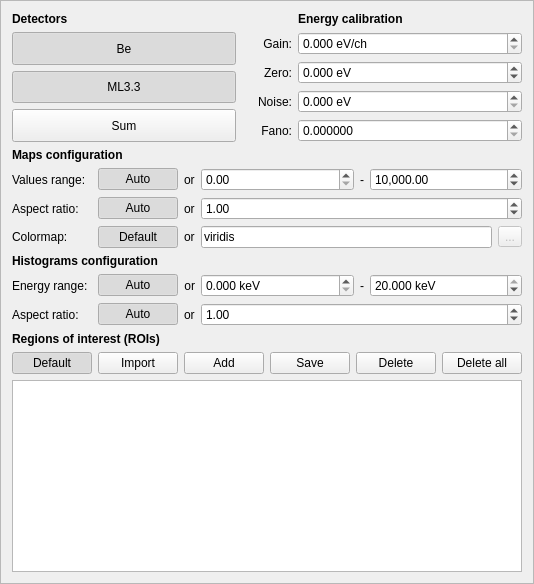
    <widget class="QFrame" name="frame">
     <property name="sizePolicy">
      <sizepolicy hsizetype="MinimumExpanding" vsizetype="Preferred">
       <horstretch>0</horstretch>
       <verstretch>0</verstretch>
      </sizepolicy>
     </property>
     <property name="frameShape">
      <enum>QFrame::Shape::StyledPanel</enum>
     </property>
     <property name="frameShadow">
      <enum>QFrame::Shadow::Raised</enum>
     </property>
     <layout class="QVBoxLayout" name="verticalLayout">
      <item>
       <layout class="QGridLayout" name="gridLayout">
        <item row="1" column="0">
         <layout class="QGridLayout" name="gridLayout_3">
          <item row="2" column="2">
           <widget class="QDoubleSpinBox" name="doubleSpinBox_CalibrationGain">
            <property name="sizePolicy">
             <sizepolicy hsizetype="Preferred" vsizetype="Fixed">
              <horstretch>0</horstretch>
              <verstretch>0</verstretch>
             </sizepolicy>
            </property>
            <property name="suffix">
             <string> eV/ch</string>
            </property>
            <property name="decimals">
             <number>3</number>
            </property>
            <property name="maximum">
             <double>100.000000000000000</double>
            </property>
            <property name="singleStep">
             <double>0.001000000000000</double>
            </property>
            <property name="stepType">
             <enum>QAbstractSpinBox::StepType::AdaptiveDecimalStepType</enum>
            </property>
           </widget>
          </item>
          <item row="4" column="2">
           <widget class="QDoubleSpinBox" name="doubleSpinBox_CalibrationNoise">
            <property name="sizePolicy">
             <sizepolicy hsizetype="Preferred" vsizetype="Fixed">
              <horstretch>0</horstretch>
              <verstretch>0</verstretch>
             </sizepolicy>
            </property>
            <property name="suffix">
             <string> eV</string>
            </property>
            <property name="decimals">
             <number>3</number>
            </property>
            <property name="maximum">
             <double>1000.000000000000000</double>
            </property>
            <property name="singleStep">
             <double>0.001000000000000</double>
            </property>
            <property name="stepType">
             <enum>QAbstractSpinBox::StepType::AdaptiveDecimalStepType</enum>
            </property>
           </widget>
          </item>
          <item row="3" column="1">
           <widget class="QLabel" name="label_5">
            <property name="sizePolicy">
             <sizepolicy hsizetype="Preferred" vsizetype="Preferred">
              <horstretch>0</horstretch>
              <verstretch>0</verstretch>
             </sizepolicy>
            </property>
            <property name="maximumSize">
             <size>
              <width>50</width>
              <height>16777215</height>
             </size>
            </property>
            <property name="text">
             <string>Zero:</string>
            </property>
            <property name="alignment">
             <set>Qt::AlignmentFlag::AlignRight|Qt::AlignmentFlag::AlignTrailing|Qt::AlignmentFlag::AlignVCenter</set>
            </property>
           </widget>
          </item>
          <item row="2" column="0" rowspan="4">
           <layout class="QVBoxLayout" name="verticalLayout_2">
            <item>
             <widget class="QPushButton" name="pushButton_DetectorsBe">
              <property name="sizePolicy">
               <sizepolicy hsizetype="Preferred" vsizetype="Preferred">
                <horstretch>0</horstretch>
                <verstretch>0</verstretch>
               </sizepolicy>
              </property>
              <property name="text">
               <string>Be</string>
              </property>
              <property name="checkable">
               <bool>true</bool>
              </property>
              <property name="checked">
               <bool>true</bool>
              </property>
             </widget>
            </item>
            <item>
             <widget class="QPushButton" name="pushButton_DetectorsML">
              <property name="sizePolicy">
               <sizepolicy hsizetype="Preferred" vsizetype="Preferred">
                <horstretch>0</horstretch>
                <verstretch>0</verstretch>
               </sizepolicy>
              </property>
              <property name="text">
               <string>ML3.3</string>
              </property>
              <property name="checkable">
               <bool>true</bool>
              </property>
              <property name="checked">
               <bool>true</bool>
              </property>
             </widget>
            </item>
            <item>
             <widget class="QPushButton" name="pushButton_DetectorsSum">
              <property name="sizePolicy">
               <sizepolicy hsizetype="Preferred" vsizetype="Preferred">
                <horstretch>0</horstretch>
                <verstretch>0</verstretch>
               </sizepolicy>
              </property>
              <property name="text">
               <string>Sum</string>
              </property>
              <property name="checkable">
               <bool>true</bool>
              </property>
              <property name="checked">
               <bool>false</bool>
              </property>
             </widget>
            </item>
           </layout>
          </item>
          <item row="1" column="2">
           <widget class="QLabel" name="label_2">
            <property name="sizePolicy">
             <sizepolicy hsizetype="Preferred" vsizetype="Fixed">
              <horstretch>0</horstretch>
              <verstretch>0</verstretch>
             </sizepolicy>
            </property>
            <property name="font">
             <font>
              <bold>true</bold>
             </font>
            </property>
            <property name="text">
             <string>Energy calibration</string>
            </property>
           </widget>
          </item>
          <item row="4" column="1">
           <widget class="QLabel" name="label_6">
            <property name="sizePolicy">
             <sizepolicy hsizetype="Preferred" vsizetype="Preferred">
              <horstretch>0</horstretch>
              <verstretch>0</verstretch>
             </sizepolicy>
            </property>
            <property name="maximumSize">
             <size>
              <width>50</width>
              <height>16777215</height>
             </size>
            </property>
            <property name="text">
             <string>Noise:</string>
            </property>
            <property name="alignment">
             <set>Qt::AlignmentFlag::AlignRight|Qt::AlignmentFlag::AlignTrailing|Qt::AlignmentFlag::AlignVCenter</set>
            </property>
           </widget>
          </item>
          <item row="1" column="0">
           <widget class="QLabel" name="label_9">
            <property name="sizePolicy">
             <sizepolicy hsizetype="Preferred" vsizetype="Fixed">
              <horstretch>0</horstretch>
              <verstretch>0</verstretch>
             </sizepolicy>
            </property>
            <property name="font">
             <font>
              <bold>true</bold>
             </font>
            </property>
            <property name="text">
             <string>Detectors</string>
            </property>
           </widget>
          </item>
          <item row="5" column="1">
           <widget class="QLabel" name="label_7">
            <property name="sizePolicy">
             <sizepolicy hsizetype="Preferred" vsizetype="Preferred">
              <horstretch>0</horstretch>
              <verstretch>0</verstretch>
             </sizepolicy>
            </property>
            <property name="maximumSize">
             <size>
              <width>50</width>
              <height>16777215</height>
             </size>
            </property>
            <property name="text">
             <string>Fano:</string>
            </property>
            <property name="alignment">
             <set>Qt::AlignmentFlag::AlignRight|Qt::AlignmentFlag::AlignTrailing|Qt::AlignmentFlag::AlignVCenter</set>
            </property>
           </widget>
          </item>
          <item row="5" column="2">
           <widget class="QDoubleSpinBox" name="doubleSpinBox_CalibrationFano">
            <property name="sizePolicy">
             <sizepolicy hsizetype="Preferred" vsizetype="Fixed">
              <horstretch>0</horstretch>
              <verstretch>0</verstretch>
             </sizepolicy>
            </property>
            <property name="decimals">
             <number>6</number>
            </property>
            <property name="maximum">
             <double>10.000000000000000</double>
            </property>
            <property name="singleStep">
             <double>0.000001000000000</double>
            </property>
            <property name="stepType">
             <enum>QAbstractSpinBox::StepType::AdaptiveDecimalStepType</enum>
            </property>
           </widget>
          </item>
          <item row="3" column="2">
           <widget class="QDoubleSpinBox" name="doubleSpinBox_CalibrationZero">
            <property name="sizePolicy">
             <sizepolicy hsizetype="Preferred" vsizetype="Fixed">
              <horstretch>0</horstretch>
              <verstretch>0</verstretch>
             </sizepolicy>
            </property>
            <property name="suffix">
             <string> eV</string>
            </property>
            <property name="decimals">
             <number>3</number>
            </property>
            <property name="minimum">
             <double>-100.000000000000000</double>
            </property>
            <property name="maximum">
             <double>100.000000000000000</double>
            </property>
            <property name="singleStep">
             <double>0.001000000000000</double>
            </property>
            <property name="stepType">
             <enum>QAbstractSpinBox::StepType::AdaptiveDecimalStepType</enum>
            </property>
           </widget>
          </item>
          <item row="2" column="1">
           <widget class="QLabel" name="label_4">
            <property name="sizePolicy">
             <sizepolicy hsizetype="Preferred" vsizetype="Preferred">
              <horstretch>0</horstretch>
              <verstretch>0</verstretch>
             </sizepolicy>
            </property>
            <property name="maximumSize">
             <size>
              <width>50</width>
              <height>16777215</height>
             </size>
            </property>
            <property name="text">
             <string>Gain:</string>
            </property>
            <property name="alignment">
             <set>Qt::AlignmentFlag::AlignRight|Qt::AlignmentFlag::AlignTrailing|Qt::AlignmentFlag::AlignVCenter</set>
            </property>
           </widget>
          </item>
         </layout>
        </item>
        <item row="9" column="0">
         <widget class="QLabel" name="label_23">
          <property name="sizePolicy">
           <sizepolicy hsizetype="Preferred" vsizetype="Fixed">
            <horstretch>0</horstretch>
            <verstretch>0</verstretch>
           </sizepolicy>
          </property>
          <property name="font">
           <font>
            <bold>true</bold>
           </font>
          </property>
          <property name="text">
           <string>Regions of interest (ROIs)</string>
          </property>
         </widget>
        </item>
        <item row="8" column="0">
         <layout class="QHBoxLayout" name="horizontalLayout_7">
          <item>
           <widget class="QLabel" name="label_19">
            <property name="sizePolicy">
             <sizepolicy hsizetype="Fixed" vsizetype="Preferred">
              <horstretch>0</horstretch>
              <verstretch>0</verstretch>
             </sizepolicy>
            </property>
            <property name="minimumSize">
             <size>
              <width>80</width>
              <height>0</height>
             </size>
            </property>
            <property name="maximumSize">
             <size>
              <width>80</width>
              <height>16777215</height>
             </size>
            </property>
            <property name="text">
             <string>Aspect ratio:</string>
            </property>
            <property name="alignment">
             <set>Qt::AlignmentFlag::AlignLeading|Qt::AlignmentFlag::AlignLeft|Qt::AlignmentFlag::AlignVCenter</set>
            </property>
           </widget>
          </item>
          <item>
           <widget class="QPushButton" name="pushButton_HistogramsConfigurationAspectAuto">
            <property name="sizePolicy">
             <sizepolicy hsizetype="Maximum" vsizetype="Fixed">
              <horstretch>0</horstretch>
              <verstretch>0</verstretch>
             </sizepolicy>
            </property>
            <property name="text">
             <string>Auto</string>
            </property>
            <property name="checkable">
             <bool>true</bool>
            </property>
            <property name="checked">
             <bool>true</bool>
            </property>
           </widget>
          </item>
          <item>
           <widget class="QLabel" name="label_21">
            <property name="sizePolicy">
             <sizepolicy hsizetype="Maximum" vsizetype="Preferred">
              <horstretch>0</horstretch>
              <verstretch>0</verstretch>
             </sizepolicy>
            </property>
            <property name="text">
             <string>or</string>
            </property>
           </widget>
          </item>
          <item>
           <widget class="QDoubleSpinBox" name="doubleSpinBox_HistogramsConfigurationAspectValue">
            <property name="maximum">
             <double>10.000000000000000</double>
            </property>
            <property name="singleStep">
             <double>0.010000000000000</double>
            </property>
            <property name="stepType">
             <enum>QAbstractSpinBox::StepType::AdaptiveDecimalStepType</enum>
            </property>
            <property name="value">
             <double>1.000000000000000</double>
            </property>
           </widget>
          </item>
         </layout>
        </item>
        <item row="6" column="0">
         <widget class="QLabel" name="label_34">
          <property name="sizePolicy">
           <sizepolicy hsizetype="Preferred" vsizetype="Fixed">
            <horstretch>0</horstretch>
            <verstretch>0</verstretch>
           </sizepolicy>
          </property>
          <property name="font">
           <font>
            <bold>true</bold>
           </font>
          </property>
          <property name="layoutDirection">
           <enum>Qt::LayoutDirection::LeftToRight</enum>
          </property>
          <property name="text">
           <string>Histograms configuration</string>
          </property>
          <property name="alignment">
           <set>Qt::AlignmentFlag::AlignLeading|Qt::AlignmentFlag::AlignLeft|Qt::AlignmentFlag::AlignVCenter</set>
          </property>
         </widget>
        </item>
        <item row="4" column="0">
         <layout class="QHBoxLayout" name="horizontalLayout_4">
          <item>
           <widget class="QLabel" name="label_8">
            <property name="sizePolicy">
             <sizepolicy hsizetype="Fixed" vsizetype="Preferred">
              <horstretch>0</horstretch>
              <verstretch>0</verstretch>
             </sizepolicy>
            </property>
            <property name="minimumSize">
             <size>
              <width>80</width>
              <height>0</height>
             </size>
            </property>
            <property name="maximumSize">
             <size>
              <width>80</width>
              <height>16777215</height>
             </size>
            </property>
            <property name="text">
             <string>Aspect ratio:</string>
            </property>
            <property name="alignment">
             <set>Qt::AlignmentFlag::AlignLeading|Qt::AlignmentFlag::AlignLeft|Qt::AlignmentFlag::AlignVCenter</set>
            </property>
           </widget>
          </item>
          <item>
           <widget class="QPushButton" name="pushButton_MapsConfigurationAspectAuto">
            <property name="sizePolicy">
             <sizepolicy hsizetype="Maximum" vsizetype="Fixed">
              <horstretch>0</horstretch>
              <verstretch>0</verstretch>
             </sizepolicy>
            </property>
            <property name="text">
             <string>Auto</string>
            </property>
            <property name="checkable">
             <bool>true</bool>
            </property>
            <property name="checked">
             <bool>true</bool>
            </property>
           </widget>
          </item>
          <item>
           <widget class="QLabel" name="label_17">
            <property name="sizePolicy">
             <sizepolicy hsizetype="Maximum" vsizetype="Preferred">
              <horstretch>0</horstretch>
              <verstretch>0</verstretch>
             </sizepolicy>
            </property>
            <property name="text">
             <string>or</string>
            </property>
           </widget>
          </item>
          <item>
           <widget class="QDoubleSpinBox" name="doubleSpinBox_MapsConfigurationAspectValue">
            <property name="maximum">
             <double>10.000000000000000</double>
            </property>
            <property name="singleStep">
             <double>0.010000000000000</double>
            </property>
            <property name="stepType">
             <enum>QAbstractSpinBox::StepType::AdaptiveDecimalStepType</enum>
            </property>
            <property name="value">
             <double>1.000000000000000</double>
            </property>
           </widget>
          </item>
         </layout>
        </item>
        <item row="11" column="0">
         <widget class="QTableWidget" name="tableWidget_ROIs">
          <property name="enabled">
           <bool>true</bool>
          </property>
          <property name="sizePolicy">
           <sizepolicy hsizetype="MinimumExpanding" vsizetype="Expanding">
            <horstretch>0</horstretch>
            <verstretch>0</verstretch>
           </sizepolicy>
          </property>
         </widget>
        </item>
        <item row="3" column="0">
         <layout class="QHBoxLayout" name="horizontalLayout_2">
          <item>
           <widget class="QLabel" name="label_10">
            <property name="sizePolicy">
             <sizepolicy hsizetype="Fixed" vsizetype="Preferred">
              <horstretch>0</horstretch>
              <verstretch>0</verstretch>
             </sizepolicy>
            </property>
            <property name="minimumSize">
             <size>
              <width>80</width>
              <height>0</height>
             </size>
            </property>
            <property name="maximumSize">
             <size>
              <width>80</width>
              <height>16777215</height>
             </size>
            </property>
            <property name="text">
             <string>Values range:</string>
            </property>
            <property name="alignment">
             <set>Qt::AlignmentFlag::AlignLeading|Qt::AlignmentFlag::AlignLeft|Qt::AlignmentFlag::AlignVCenter</set>
            </property>
           </widget>
          </item>
          <item>
           <widget class="QPushButton" name="pushButton_MapsCalibrationValuesAuto">
            <property name="sizePolicy">
             <sizepolicy hsizetype="Maximum" vsizetype="Fixed">
              <horstretch>0</horstretch>
              <verstretch>0</verstretch>
             </sizepolicy>
            </property>
            <property name="text">
             <string>Auto</string>
            </property>
            <property name="checkable">
             <bool>true</bool>
            </property>
            <property name="checked">
             <bool>true</bool>
            </property>
           </widget>
          </item>
          <item>
           <widget class="QLabel" name="label_14">
            <property name="sizePolicy">
             <sizepolicy hsizetype="Maximum" vsizetype="Preferred">
              <horstretch>0</horstretch>
              <verstretch>0</verstretch>
             </sizepolicy>
            </property>
            <property name="text">
             <string>or</string>
            </property>
           </widget>
          </item>
          <item>
           <widget class="QDoubleSpinBox" name="doubleSpinBox_MapsCalibrationValuesStart">
            <property name="showGroupSeparator" stdset="0">
             <bool>true</bool>
            </property>
            <property name="maximum">
             <double>100000.000000000000000</double>
            </property>
            <property name="singleStep">
             <double>0.010000000000000</double>
            </property>
            <property name="stepType">
             <enum>QAbstractSpinBox::StepType::AdaptiveDecimalStepType</enum>
            </property>
           </widget>
          </item>
          <item>
           <widget class="QLabel" name="label_12">
            <property name="sizePolicy">
             <sizepolicy hsizetype="Maximum" vsizetype="Preferred">
              <horstretch>0</horstretch>
              <verstretch>0</verstretch>
             </sizepolicy>
            </property>
            <property name="text">
             <string>-</string>
            </property>
           </widget>
          </item>
          <item>
           <widget class="QDoubleSpinBox" name="doubleSpinBox_MapsConfigurationValuesStop">
            <property name="showGroupSeparator" stdset="0">
             <bool>true</bool>
            </property>
            <property name="maximum">
             <double>100000.000000000000000</double>
            </property>
            <property name="singleStep">
             <double>0.010000000000000</double>
            </property>
            <property name="stepType">
             <enum>QAbstractSpinBox::StepType::AdaptiveDecimalStepType</enum>
            </property>
            <property name="value">
             <double>10000.000000000000000</double>
            </property>
           </widget>
          </item>
         </layout>
        </item>
        <item row="5" column="0">
         <layout class="QHBoxLayout" name="horizontalLayout_5">
          <item>
           <widget class="QLabel" name="label_3">
            <property name="sizePolicy">
             <sizepolicy hsizetype="Fixed" vsizetype="Preferred">
              <horstretch>0</horstretch>
              <verstretch>0</verstretch>
             </sizepolicy>
            </property>
            <property name="minimumSize">
             <size>
              <width>80</width>
              <height>0</height>
             </size>
            </property>
            <property name="maximumSize">
             <size>
              <width>80</width>
              <height>16777215</height>
             </size>
            </property>
            <property name="text">
             <string>Colormap:</string>
            </property>
            <property name="alignment">
             <set>Qt::AlignmentFlag::AlignLeading|Qt::AlignmentFlag::AlignLeft|Qt::AlignmentFlag::AlignVCenter</set>
            </property>
           </widget>
          </item>
          <item>
           <widget class="QPushButton" name="pushButton_MapsConfigurationColormapDefault">
            <property name="sizePolicy">
             <sizepolicy hsizetype="Maximum" vsizetype="Fixed">
              <horstretch>0</horstretch>
              <verstretch>0</verstretch>
             </sizepolicy>
            </property>
            <property name="text">
             <string>Default</string>
            </property>
            <property name="checkable">
             <bool>true</bool>
            </property>
            <property name="checked">
             <bool>true</bool>
            </property>
           </widget>
          </item>
          <item>
           <widget class="QLabel" name="label_18">
            <property name="sizePolicy">
             <sizepolicy hsizetype="Maximum" vsizetype="Preferred">
              <horstretch>0</horstretch>
              <verstretch>0</verstretch>
             </sizepolicy>
            </property>
            <property name="text">
             <string>or</string>
            </property>
           </widget>
          </item>
          <item>
           <widget class="QLineEdit" name="lineEdit_MapsConfigurationColormapValue">
            <property name="text">
             <string>viridis</string>
            </property>
           </widget>
          </item>
          <item>
           <widget class="QToolButton" name="toolButton_MapsConfigurationColormapSearch">
            <property name="enabled">
             <bool>false</bool>
            </property>
            <property name="text">
             <string>...</string>
            </property>
           </widget>
          </item>
         </layout>
        </item>
        <item row="10" column="0">
         <layout class="QHBoxLayout" name="horizontalLayout_9">
          <item>
           <widget class="QPushButton" name="pushButton_ROIsDefault">
            <property name="sizePolicy">
             <sizepolicy hsizetype="Preferred" vsizetype="Fixed">
              <horstretch>0</horstretch>
              <verstretch>0</verstretch>
             </sizepolicy>
            </property>
            <property name="autoFillBackground">
             <bool>false</bool>
            </property>
            <property name="text">
             <string>Default</string>
            </property>
            <property name="checkable">
             <bool>true</bool>
            </property>
            <property name="checked">
             <bool>true</bool>
            </property>
           </widget>
          </item>
          <item>
           <widget class="QPushButton" name="pushButton_ROIsImport">
            <property name="sizePolicy">
             <sizepolicy hsizetype="Preferred" vsizetype="Fixed">
              <horstretch>0</horstretch>
              <verstretch>0</verstretch>
             </sizepolicy>
            </property>
            <property name="autoFillBackground">
             <bool>false</bool>
            </property>
            <property name="text">
             <string>Import</string>
            </property>
           </widget>
          </item>
          <item>
           <widget class="QPushButton" name="pushButton_ROIsAdd">
            <property name="sizePolicy">
             <sizepolicy hsizetype="Preferred" vsizetype="Fixed">
              <horstretch>0</horstretch>
              <verstretch>0</verstretch>
             </sizepolicy>
            </property>
            <property name="autoFillBackground">
             <bool>false</bool>
            </property>
            <property name="text">
             <string>Add</string>
            </property>
           </widget>
          </item>
          <item>
           <widget class="QPushButton" name="pushButton_ROIsSace">
            <property name="sizePolicy">
             <sizepolicy hsizetype="Preferred" vsizetype="Fixed">
              <horstretch>0</horstretch>
              <verstretch>0</verstretch>
             </sizepolicy>
            </property>
            <property name="autoFillBackground">
             <bool>false</bool>
            </property>
            <property name="text">
             <string>Save</string>
            </property>
           </widget>
          </item>
          <item>
           <widget class="QPushButton" name="pushButton_ROIsDelete">
            <property name="sizePolicy">
             <sizepolicy hsizetype="Preferred" vsizetype="Fixed">
              <horstretch>0</horstretch>
              <verstretch>0</verstretch>
             </sizepolicy>
            </property>
            <property name="autoFillBackground">
             <bool>false</bool>
            </property>
            <property name="text">
             <string>Delete</string>
            </property>
           </widget>
          </item>
          <item>
           <widget class="QPushButton" name="pushButton_ROIsDeleteAll">
            <property name="sizePolicy">
             <sizepolicy hsizetype="Preferred" vsizetype="Fixed">
              <horstretch>0</horstretch>
              <verstretch>0</verstretch>
             </sizepolicy>
            </property>
            <property name="autoFillBackground">
             <bool>false</bool>
            </property>
            <property name="text">
             <string>Delete all</string>
            </property>
           </widget>
          </item>
         </layout>
        </item>
        <item row="7" column="0">
         <layout class="QHBoxLayout" name="horizontalLayout_3">
          <item>
           <widget class="QLabel" name="label_11">
            <property name="sizePolicy">
             <sizepolicy hsizetype="Fixed" vsizetype="Preferred">
              <horstretch>0</horstretch>
              <verstretch>0</verstretch>
             </sizepolicy>
            </property>
            <property name="minimumSize">
             <size>
              <width>80</width>
              <height>0</height>
             </size>
            </property>
            <property name="maximumSize">
             <size>
              <width>80</width>
              <height>16777215</height>
             </size>
            </property>
            <property name="text">
             <string>Energy range:</string>
            </property>
            <property name="alignment">
             <set>Qt::AlignmentFlag::AlignLeading|Qt::AlignmentFlag::AlignLeft|Qt::AlignmentFlag::AlignVCenter</set>
            </property>
           </widget>
          </item>
          <item>
           <widget class="QPushButton" name="pushButton_HistogramsConfigurationEnergyAuto">
            <property name="sizePolicy">
             <sizepolicy hsizetype="Maximum" vsizetype="Fixed">
              <horstretch>0</horstretch>
              <verstretch>0</verstretch>
             </sizepolicy>
            </property>
            <property name="text">
             <string>Auto</string>
            </property>
            <property name="checkable">
             <bool>true</bool>
            </property>
            <property name="checked">
             <bool>true</bool>
            </property>
           </widget>
          </item>
          <item>
           <widget class="QLabel" name="label_13">
            <property name="sizePolicy">
             <sizepolicy hsizetype="Maximum" vsizetype="Preferred">
              <horstretch>0</horstretch>
              <verstretch>0</verstretch>
             </sizepolicy>
            </property>
            <property name="text">
             <string>or</string>
            </property>
            <property name="alignment">
             <set>Qt::AlignmentFlag::AlignRight|Qt::AlignmentFlag::AlignTrailing|Qt::AlignmentFlag::AlignVCenter</set>
            </property>
           </widget>
          </item>
          <item>
           <widget class="QDoubleSpinBox" name="doubleSpinBox_HistogramsConfigurationEnergyStart">
            <property name="suffix">
             <string> keV</string>
            </property>
            <property name="decimals">
             <number>3</number>
            </property>
            <property name="maximum">
             <double>20.000000000000000</double>
            </property>
            <property name="singleStep">
             <double>0.001000000000000</double>
            </property>
            <property name="stepType">
             <enum>QAbstractSpinBox::StepType::AdaptiveDecimalStepType</enum>
            </property>
           </widget>
          </item>
          <item>
           <widget class="QLabel" name="label_16">
            <property name="sizePolicy">
             <sizepolicy hsizetype="Maximum" vsizetype="Preferred">
              <horstretch>0</horstretch>
              <verstretch>0</verstretch>
             </sizepolicy>
            </property>
            <property name="text">
             <string>-</string>
            </property>
           </widget>
          </item>
          <item>
           <widget class="QDoubleSpinBox" name="doubleSpinBox_HistogramsConfigurationEnergyStop">
            <property name="suffix">
             <string> keV</string>
            </property>
            <property name="decimals">
             <number>3</number>
            </property>
            <property name="maximum">
             <double>20.000000000000000</double>
            </property>
            <property name="singleStep">
             <double>0.001000000000000</double>
            </property>
            <property name="stepType">
             <enum>QAbstractSpinBox::StepType::AdaptiveDecimalStepType</enum>
            </property>
            <property name="value">
             <double>20.000000000000000</double>
            </property>
           </widget>
          </item>
         </layout>
        </item>
        <item row="2" column="0">
         <widget class="QLabel" name="label_32">
          <property name="sizePolicy">
           <sizepolicy hsizetype="Preferred" vsizetype="Fixed">
            <horstretch>0</horstretch>
            <verstretch>0</verstretch>
           </sizepolicy>
          </property>
          <property name="font">
           <font>
            <bold>true</bold>
           </font>
          </property>
          <property name="layoutDirection">
           <enum>Qt::LayoutDirection::LeftToRight</enum>
          </property>
          <property name="text">
           <string>Maps configuration</string>
          </property>
          <property name="alignment">
           <set>Qt::AlignmentFlag::AlignLeading|Qt::AlignmentFlag::AlignLeft|Qt::AlignmentFlag::AlignVCenter</set>
          </property>
         </widget>
        </item>
       </layout>
      </item>
     </layout>
    </widget>
